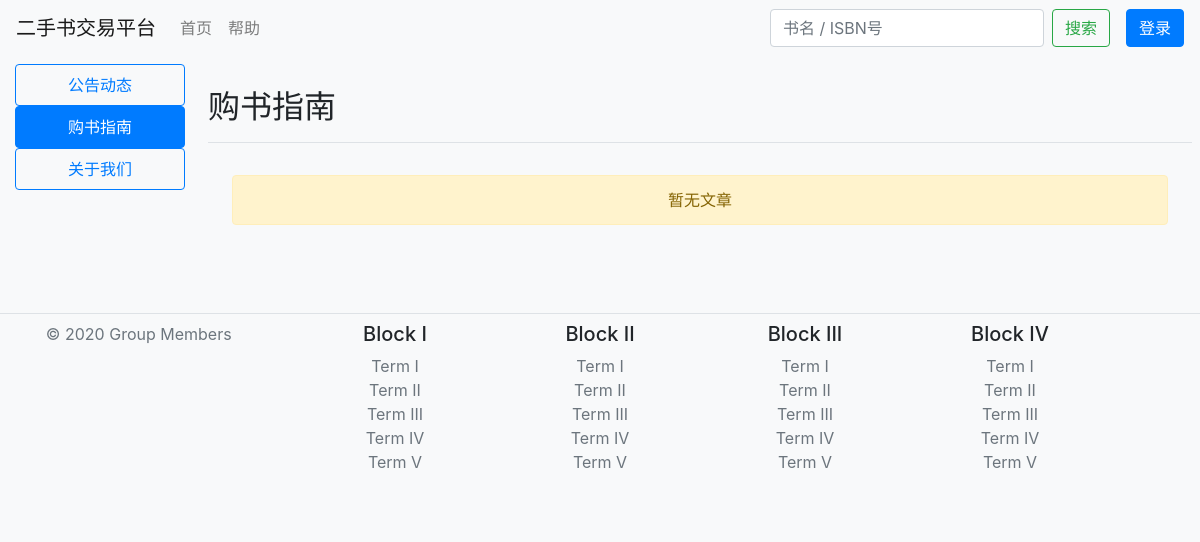
/help/guide/, run on an earlier commit of the app's database.
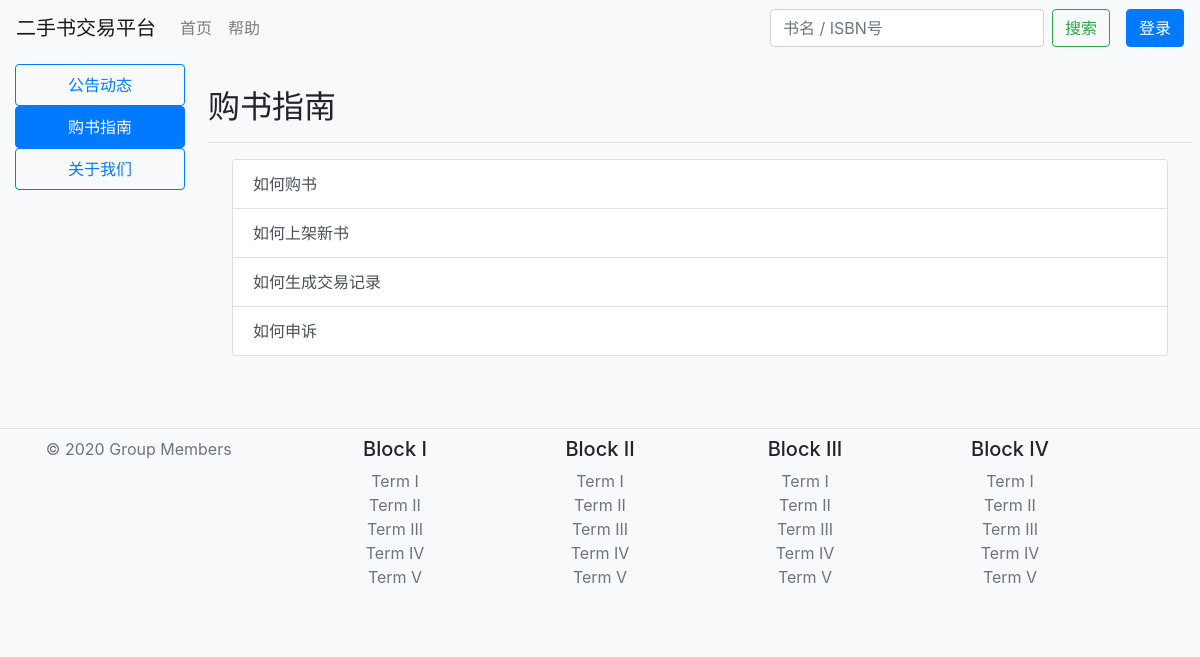
And on a later commit of the database.
### help/models.py (models this page shows)
class Article(models.Model):
    title = models.CharField(max_length=255)
    content = models.TextField()

### help/views.py (the view)
# urls.py: path('guide/', views.guide, name='guide'),
def guide(request):
    context = {
        'articles': Article.objects.filter(pk__gt=1),
    }
    return render(request, 'help_guide.html', context)

### help/templates/help_guide.html (shortened to what this page needs)
{% extends 'homepage.html' %}
{% block sidebar %}
<nav class="col-md-2 d-none d-md-block bg-light sidebar">
  <div class="sidebar-sticky">
    <ul class="nav flex-column">
      <li class="nav-item">
        <a class="nav-link btn btn-outline-primary" role="button" href="{% url 'site_help' %}">
          公告动态
        </a>
      </li>
      <li class="nav-item">
        <a class="nav-link active btn btn-outline-primary" role="button" href="{% url 'guide' %}">
          购书指南<span class="sr-only">(current)</span>
        </a>
      </li>
      <li class="nav-item">
        <a class="nav-link btn btn-outline-primary" role="button" href="{% url 'article' 1 %}">
          关于我们
        </a>
      </li>
    </ul>
  </div>
</nav>
{% endblock %}
{% block mainbody %}
<main role="main" class="col-md-10 ml-sm-auto px-2">
  <h2 class="border-bottom mt-4 pb-3">购书指南</h2>
  <div class="list-group mx-4 mt-3 mb-5">
    {% for article in articles %}
    <a class="list-group-item list-group-item-action" href="{% url 'article' article.pk %}">{{ article.title }}</a>
    {% empty %}
    <p class="alert alert-warning text-center my-3">暂无文章</p>
    {% endfor %}
  </div>
</main>
{% endblock %}

### homepage/templates/homepage.html (shortened to what this page needs)
<!doctype html>
<html lang="zh-cn">
  <head>
    <link rel="stylesheet" href="{% static 'css/bootstrap-4.4.1.min.css' %}">
  </head>
<body class="bg-light">
{% block topbar %}
<nav class="navbar navbar-expand-lg navbar-light bg-light pb-2 mb-2">
  <a class="navbar-brand" href="{% url 'home' %}">二手书交易平台</a>
  <div class="collapse navbar-collapse" id="navbarContents">
    <ul class="navbar-nav mr-auto">
      <li class="nav-item">
        <a class="nav-link" href="{% url 'home' %}">首页</span></a>
      </li>
      <li class="nav-item">
        <a class="nav-link" href="{% url 'site_help' %}">帮助</a>
      </li>
    </ul>
    <form action="/search/" method="POST" enctype="multipart/form-data" class="form-inline mx-0 mx-md-3 my-2 my-md-0">
      <input class="form-control mr-sm-2" name="book_index" type="text" placeholder="书名 / ISBN号" aria-label="Search">
      <button class="btn btn-outline-success my-2 my-md-0" type="submit" value="submit_search_query">搜索</button>
    </form>
    {% if user.is_authenticated %}
    <a class="btn btn-primary my-2 my-md-0" role="button" href="{% url 'logout' %}" type="submit">退出登录</a>
    {% else %}
    <a class="btn btn-primary my-2 my-md-0" role="button" href="{% url 'login' %}" type="submit">登录</a>
    {% endif %}
  </div>
</nav>
{% endblock %}
<div class="container-fluid">
  <div class="row">
    {% block sidebar %}{% endblock %}
    {% block mainbody %}{% endblock %}
  </div>
</div>
</body>
{% block footer %}
<footer class="border-top mt-4 pt-2 pb-4">
  <div class="row">
    <div class="col-12 col-md-3">
      <p class="d-block text-muted text-center">&copy; 2020 Group Members</p>
    </div>
    <div class="col-6 col-md-2">
      <h5 class="text-center">Block I</h5>
      <ul class="list-unstyled text-small text-center">
        <li><a class="text-muted" href="#">Term I</a></li>
        <li><a class="text-muted" href="#">Term II</a></li>
        <li><a class="text-muted" href="#">Term III</a></li>
        <li><a class="text-muted" href="#">Term IV</a></li>
        <li><a class="text-muted" href="#">Term V</a></li>
      </ul>
  </div>
  <div class="col-6 col-md-2">
    <h5 class="text-center">Block II</h5>
    <ul class="list-unstyled text-small text-center">
      <li><a class="text-muted" href="#">Term I</a></li>
      <li><a class="text-muted" href="#">Term II</a></li>
      <li><a class="text-muted" href="#">Term III</a></li>
      <li><a class="text-muted" href="#">Term IV</a></li>
      <li><a class="text-muted" href="#">Term V</a></li>
    </ul>
  </div>
  <div class="col-6 col-md-2">
    <h5 class="text-center">Block III</h5>
    <ul class="list-unstyled text-small text-center">
      <li><a class="text-muted" href="#">Term I</a></li>
      <li><a class="text-muted" href="#">Term II</a></li>
      <li><a class="text-muted" href="#">Term III</a></li>
      <li><a class="text-muted" href="#">Term IV</a></li>
      <li><a class="text-muted" href="#">Term V</a></li>
    </ul>
  </div>
  <div class="col-6 col-md-2">
    <h5 class="text-center">Block IV</h5>
    <ul class="list-unstyled text-small text-center">
      <li><a class="text-muted" href="#">Term I</a></li>
      <li><a class="text-muted" href="#">Term II</a></li>
      <li><a class="text-muted" href="#">Term III</a></li>
      <li><a class="text-muted" href="#">Term IV</a></li>
      <li><a class="text-muted" href="#">Term V</a></li>
    </ul>
  </div>
</footer>
{% endblock %}
</html>

What changed in the data, as far as the page shows it:
added Article: title "如何购书"
added Article: title "如何上架新书"
added Article: title "如何生成交易记录"
added Article: title "如何申诉"
Also different on the page:
text no longer shown: "暂无文章"
